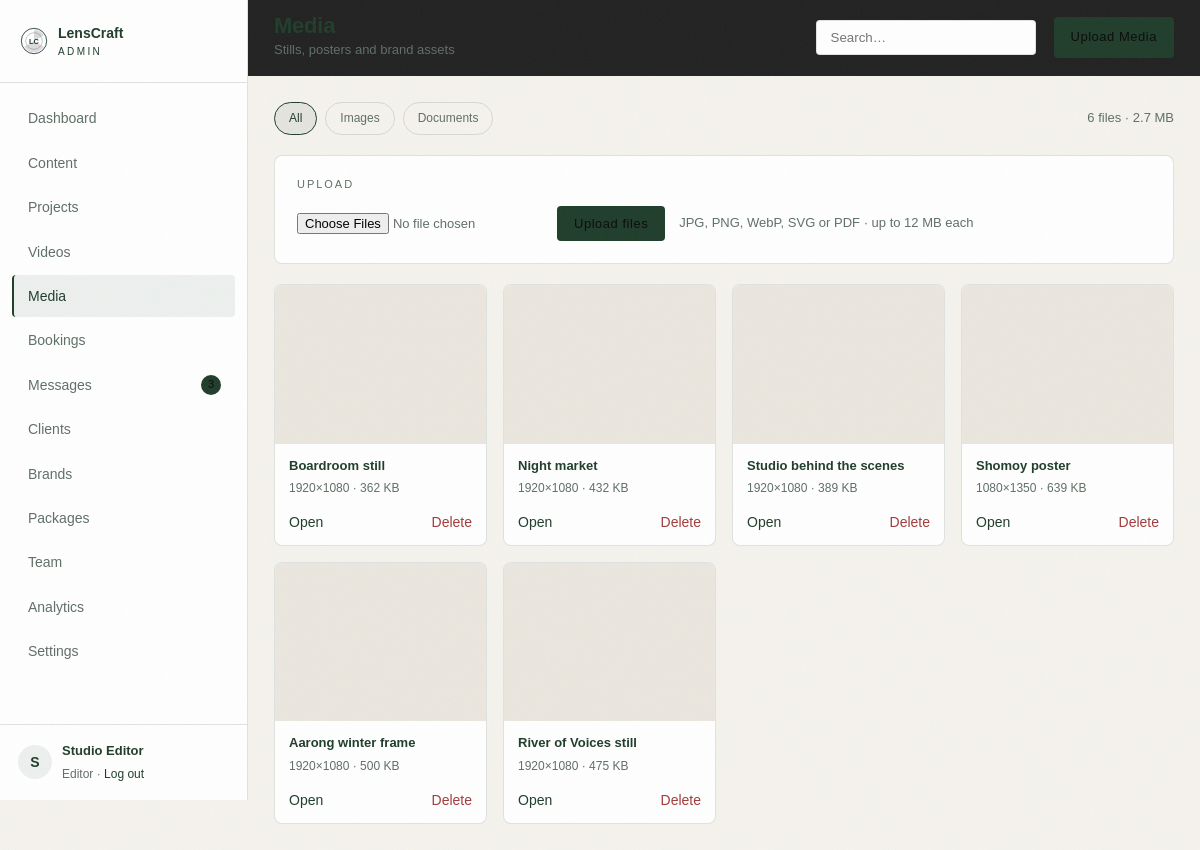
The app's page /admin/media (signed in) with its own data.
### tables this page shows
CREATE TABLE IF NOT EXISTS users (
  id            INT UNSIGNED NOT NULL AUTO_INCREMENT,
  name          VARCHAR(120) NOT NULL,
  email         VARCHAR(160) NOT NULL,
  password_hash VARCHAR(255) NOT NULL,
  role          ENUM('owner','editor') NOT NULL DEFAULT 'editor',
  phone         VARCHAR(40)  NULL,
  last_login_at DATETIME     NULL,
  created_at    DATETIME     NOT NULL DEFAULT CURRENT_TIMESTAMP,
  PRIMARY KEY (id),
  UNIQUE KEY uniq_users_email (email)
);

CREATE TABLE IF NOT EXISTS media (
  id         INT UNSIGNED NOT NULL AUTO_INCREMENT,
  title      VARCHAR(160) NULL,
  alt        VARCHAR(200) NULL,
  filename   VARCHAR(200) NOT NULL,
  path       VARCHAR(255) NOT NULL,
  mime       VARCHAR(100) NOT NULL,
  type       ENUM('image','video','doc') NOT NULL DEFAULT 'image',
  width      INT UNSIGNED NOT NULL DEFAULT 0,
  height     INT UNSIGNED NOT NULL DEFAULT 0,
  size_bytes BIGINT UNSIGNED NOT NULL DEFAULT 0,
  created_at DATETIME NOT NULL DEFAULT CURRENT_TIMESTAMP,
  PRIMARY KEY (id),
  KEY idx_media_type (type)
);

### app/Controllers/Controller.php (called while the page is built, shortened)
<?php
abstract class Controller
{
    protected function admin(string $template, array $data = []): void
    {
        $data['user'] = Auth::user();
        $data['settings'] = Settings::all();
        render($template, $data, 'admin');
    }
}

### app/Controllers/Admin/MediaController.php (called while the page is built, shortened)
<?php
class MediaController extends Controller
{
    public function index(): void
    {
        $type = (string) request('type', '');
        $search = (string) request('q', '');
        $this->admin('admin.media.index', [
            'pageTitle'    => 'Media',
            'pageSubtitle' => 'Stills, posters and brand assets',
            'actionLabel'  => 'Upload Media',
            'actionUrl'    => '#upload',
            'activeNav'    => 'media',
            'items'        => MediaAsset::filtered($type, $search),
            'stats'        => MediaAsset::stats(),
            'type'         => $type,
            'search'       => $search,
        ]);
    }
}

### public/index.php (called while the page is built, shortened)
<?php
require __DIR__ . '/../app/bootstrap.php';
$router = new Router();
$path = parse_url($_SERVER['REQUEST_URI'] ?? '/', PHP_URL_PATH) ?: '/';
try {
    $router->dispatch($_SERVER['REQUEST_METHOD'] ?? 'GET', $path);
} catch (Throwable $e) {
    if (config('app_debug')) {
        http_response_code(500);
        echo '<pre style="background:#0B0B0B;color:#F5F5F5;padding:24px;font:13px/1.6 monospace">';
        echo e($e->getMessage()) . "\n\n" . e($e->getTraceAsString());
        echo '</pre>';
        exit;
    }
    error_log($e->getMessage());
    http_response_code(500);
    echo view('site.500', [], 'site');
}

### app/config.php (called while the page is built)
<?php
return array_merge([
    'app_name'    => 'LensCraft Production',
    'app_env'     => 'local',
    'app_debug'   => true,
    'base_url'    => '',
    'db' => [
        'host'    => '127.0.0.1',
        'port'    => 3306,
        'name'    => 'lenscraft',
        'user'    => 'root',
        'pass'    => '',
        'charset' => 'utf8mb4',
    ],
    'uploads' => [
        'video_dir'   => __DIR__ . '/../public/uploads/videos',
        'image_dir'   => __DIR__ . '/../public/uploads/images',
        'thumb_dir'   => __DIR__ . '/../public/uploads/thumbs',
        'temp_dir'    => __DIR__ . '/../storage/temp',
        'max_video'   => 2 * 1024 * 1024 * 1024,
        'max_image'   => 12 * 1024 * 1024,
        'chunk_size'  => 4 * 1024 * 1024,
        'video_types' => ['video/mp4', 'video/quicktime', 'video/x-matroska', 'video/webm'],
        'image_types' => ['image/jpeg', 'image/png', 'image/webp', 'image/gif', 'image/svg+xml'],
        'doc_types'   => ['application/pdf', 'text/plain'],
    ],
    'session_name' => 'lenscraft_admin',
    'timezone'     => 'Asia/Dhaka',
], file_exists(__DIR__ . '/config.local.php') ? require __DIR__ . '/config.local.php' : []);

### app/Support/Database.php (called while the page is built, shortened)
<?php
class Database
{
    private static ?PDO $pdo = null;
    public static function pdo(): PDO
    {
        if (self::$pdo instanceof PDO) {
            return self::$pdo;
        }
        $cfg = config('db');
        $dsn = sprintf('mysql:host=%s;port=%d;dbname=%s;charset=%s', $cfg['host'], $cfg['port'], $cfg['name'], $cfg['charset']);
        try {
            self::$pdo = new PDO($dsn, $cfg['user'], $cfg['pass'], [
                PDO::ATTR_ERRMODE            => PDO::ERRMODE_EXCEPTION,
                PDO::ATTR_DEFAULT_FETCH_MODE => PDO::FETCH_ASSOC,
                PDO::ATTR_EMULATE_PREPARES   => false,
            ]);
        } catch (PDOException $e) {
            throw new RuntimeException(
                'Database connection failed. Start MySQL in XAMPP and import database/schema.sql. (' . $e->getMessage() . ')',
                0,
                $e
            );
        }
        return self::$pdo;
    }
    public static function run(string $sql, array $params = []): PDOStatement
    {
        $stmt = self::pdo()->prepare($sql);
        $stmt->execute($params);
        return $stmt;
    }
    public static function all(string $sql, array $params = []): array
    {
        return self::run($sql, $params)->fetchAll();
    }
    public static function first(string $sql, array $params = []): ?array
    {
        $row = self::run($sql, $params)->fetch();
        return $row === false ? null : $row;
    }
    public static function value(string $sql, array $params = [], mixed $default = null): mixed
    {
        $value = self::run($sql, $params)->fetchColumn();
        return $value === false ? $default : $value;
    }
}

### app/Models/MediaAsset.php (called while the page is built, shortened)
<?php
class MediaAsset
{
    public static function filtered(string $type = '', string $search = ''): array
    {
        $sql = 'SELECT * FROM media WHERE 1 = 1';
        $params = [];
        $sql .= ' ORDER BY created_at DESC, id DESC';
        return Database::all($sql, $params);
    }
}

### app/bootstrap.php (called while the page is built, shortened)
<?php
require __DIR__ . '/helpers.php';
spl_autoload_register(static function (string $class): void {
    $relative = str_replace('\\', DIRECTORY_SEPARATOR, substr($class, 4));
    $file = __DIR__ . DIRECTORY_SEPARATOR . $relative . '.php';
});

### app/Models/Message.php (called while the page is built, shortened)
<?php
class Message
{
    public static function unreadCount(): int
    {
        return (int) Database::value('SELECT COUNT(*) FROM messages WHERE status = "unread"', [], 0);
    }
}

### app/Support/Auth.php (called while the page is built, shortened)
<?php
class Auth
{
    public static function user(): ?array
    {
        static $cached = null;
        if ($cached === null) {
            $cached = Database::first('SELECT * FROM users WHERE id = ? LIMIT 1', [$_SESSION['user_id']]);
        }
        return $cached;
    }
}

### app/Views/admin/media/index.php (the view, shortened to what this page needs)
<div class="toolbar">
    <div class="chips">
        <?php foreach (['' => 'All', 'image' => 'Images', 'doc' => 'Documents'] as $key => $label): ?>
            <a class="chip <?= $type === $key ? 'is-active' : '' ?>" href="<?= url('/admin/media') ?><?= $key ? '?type=' . $key : '' ?>"><?= e($label) ?></a>
        <?php endforeach; ?>
    </div>
    <span class="muted"><?= number_format($stats['count']) ?> files · <?= e(human_size($stats['storage'])) ?></span>
</div>
<article class="card" id="upload">
    <h2 class="card__label">UPLOAD</h2>
    <form method="post" action="<?= url('/admin/media') ?>" enctype="multipart/form-data" class="media-upload">
        <input type="file" name="files[]" multiple accept="image/*,application/pdf" required>
        <button class="btn btn--primary btn--sm" type="submit">Upload files</button>
        <span class="muted">JPG, PNG, WebP, SVG or PDF · up to <?= e(human_size((int) config('uploads')['max_image'])) ?> each</span>
    </form>
</article>
<div class="media-grid">
    <?php foreach ($items as $item): ?>
        <figure class="media-card">
            <div class="media-card__thumb" style="background-image:url(<?= e(uploaded($item['path'])) ?>)">
            </div>
            <figcaption>
                <strong><?= e($item['title'] ?: $item['filename']) ?></strong>
                <small><?= e($item['width'] ? $item['width'] . '×' . $item['height'] : strtoupper((string) $item['type'])) ?> · <?= e(human_size((int) $item['size_bytes'])) ?></small>
            </figcaption>
            <div class="media-card__actions">
                <a class="link" href="<?= e(uploaded($item['path'])) ?>" target="_blank" rel="noopener">Open</a>
                <form method="post" action="<?= url('/admin/media/' . $item['id'] . '/delete') ?>" data-confirm="Delete this file?">
                    <button class="link link--danger" type="submit">Delete</button>
                </form>
            </div>
        </figure>
    <?php endforeach; ?>
</div>

### app/Support/Router.php (shortened to what this page needs)
<?php
class Router
{
    private array $routes = ['GET' => [], 'POST' => []];
    private function add(string $method, string $path, callable|string $handler): void
    {
        $params = [];
        $pattern = preg_replace_callback('~\{(\w+)\}~', static function (array $m) use (&$params): string {
            $params[] = $m[1];
            return '([^/]+)';
        }, '/' . trim($path, '/'));
        $this->routes[$method][] = [
            'pattern' => '~^' . rtrim((string) $pattern, '/') . '/?$~',
            'handler' => $handler,
            'params'  => $params,
        ];
    }
    public function dispatch(string $method, string $path): void
    {
        $path = '/' . trim($path, '/');
        $method = $method === 'POST' ? 'POST' : 'GET';
        foreach ($this->routes[$method] as $route) {
            if (preg_match($route['pattern'], $path, $matches)) {
                array_shift($matches);
                $this->call($route['handler'], $matches);
                return;
            }
        }
    }
    private function call(callable|string $handler, array $args): void
    {
        if (is_string($handler)) {
            [$class, $method] = explode('@', $handler);
            $controller = new $class();
            $controller->{$method}(...$args);
            return;
        }
    }
}

### app/Views/layouts/admin.php (shortened to what this page needs)
<?php
$user = $user ?? [];
$activeNav = $activeNav ?? '';
$unread = Message::unreadCount();
$navItems = [
    ['key' => 'dashboard', 'label' => 'Dashboard', 'url' => url('/admin')],
    ['key' => 'content',   'label' => 'Content',   'url' => url('/admin/content')],
    ['key' => 'projects',  'label' => 'Projects',  'url' => url('/admin/projects')],
    ['key' => 'videos',    'label' => 'Videos',    'url' => url('/admin/videos')],
    ['key' => 'media',     'label' => 'Media',     'url' => url('/admin/media')],
    ['key' => 'bookings',  'label' => 'Bookings',  'url' => url('/admin/bookings')],
    ['key' => 'messages',  'label' => 'Messages',  'url' => url('/admin/messages'), 'badge' => $unread],
    ['key' => 'clients',   'label' => 'Clients',   'url' => url('/admin/clients')],
    ['key' => 'brands',    'label' => 'Brands',    'url' => url('/admin/brands')],
    ['key' => 'packages',  'label' => 'Packages',  'url' => url('/admin/packages')],
    ['key' => 'team',      'label' => 'Team',      'url' => url('/admin/team')],
    ['key' => 'analytics', 'label' => 'Analytics', 'url' => url('/admin/analytics')],
    ['key' => 'settings',  'label' => 'Settings',  'url' => url('/admin/settings')],
];
?>
<!doctype html>
<html lang="en">
<head>
    <link rel="stylesheet" href="<?= asset('css/site.css') ?>">
    <link rel="stylesheet" href="<?= asset('css/admin.css') ?>">
</head>
<body class="admin">
<aside class="sidebar" id="sidebar">
    <a class="sidebar__brand" href="<?= url('/admin') ?>">
        <img src="<?= asset('img/logo.svg') ?>" alt="" width="28" height="28">
        <span>LensCraft<small>ADMIN</small></span>
    </a>
    <nav class="sidebar__nav">
        <?php foreach ($navItems as $item): ?>
            <a href="<?= $item['url'] ?>" class="<?= $activeNav === $item['key'] ? 'is-active' : '' ?>">
                <?= e($item['label']) ?>
                <?php if (!empty($item['badge'])): ?><i class="dot"><?= (int) $item['badge'] ?></i><?php endif; ?>
            </a>
        <?php endforeach; ?>
    </nav>
    <div class="sidebar__user">
        <span class="avatar"><?= e(mb_substr($user['name'] ?? 'A', 0, 1)) ?></span>
        <div>
            <strong><?= e($user['name'] ?? 'Admin') ?></strong>
            <small><?= e(ucfirst($user['role'] ?? 'editor')) ?> · <a href="<?= url('/admin/logout') ?>">Log out</a></small>
        </div>
    </div>
</aside>
<div class="main">
    <header class="topbar">
        <div class="topbar__title">
            <h1><?= e($pageTitle ?? 'Dashboard') ?></h1>
            <p><?= e($pageSubtitle ?? '') ?></p>
        </div>
        <form class="topbar__search" method="get" action="<?= e(strtok($_SERVER['REQUEST_URI'] ?? url('/admin'), '?')) ?>">
            <input type="search" name="q" value="<?= e((string) request('q', '')) ?>" placeholder="Search…">
        </form>
        <?php if (!empty($actionLabel)): ?>
            <a class="btn btn--primary btn--sm" href="<?= e($actionUrl ?? '#') ?>"><?= e($actionLabel) ?></a>
        <?php endif; ?>
    </header>
    <div class="content">
        <?= $content ?>
    </div>
</div>
</body>
</html>

### public/assets/css/site.css (style rules this page uses)
:root { --bg: #F5F3ED; --surface: #FFFFFF; --surface-2: #EBE7DF; --border: rgba(31, 61, 43, 0.14); --text: #1F3D2B; --muted: #5F6F66; --accent: #1F3D2B; --accent-2: #301F3D; --accent-soft: rgba(31, 61, 43, 0.08); --danger: #A33B3B; --radius: 4px; --radius-lg: 8px; --maxw: 1200px; --nav-h: 76px; --font-display: 'Handel Gothic', 'Arial Narrow', 'Franklin Gothic Medium', sans-serif; --font-body: 'Handel Gothic', 'Arial Narrow', 'Franklin Gothic Medium', sans-serif; }
* { box-sizing: border-box; }
html { scroll-behavior: smooth; }
body { margin: 0; background: radial-gradient(90% 60% at 0% 0%, rgba(48, 31, 61, 0.06), transparent 55%), radial-gradient(70% 50% at 100% 10%, rgba(31, 61, 43, 0.07), transparent 50%), var(--bg); color: var(--text); font-family: var(--font-body); font-size: 16px; line-height: 1.7; font-weight: 400; -webkit-font-smoothing: antialiased; }
h1, h2, h3, h4 { font-family: var(--font-display); font-weight: 700; line-height: 1.1; letter-spacing: -0.02em; margin: 0 0 12px; }
h1 { font-size: clamp(40px, 7vw, 88px); }
h2 { font-size: clamp(28px, 4vw, 48px); }
p { margin: 0 0 16px; }
a { color: inherit; text-decoration: none; }
img { max-width: 100%; display: block; }
.muted { color: var(--muted); font-size: 14px; }
.btn { display: inline-flex; align-items: center; justify-content: center; gap: 8px; padding: 15px 30px; border-radius: var(--radius); border: 1px solid transparent; font-family: var(--font-body); font-size: 14px; font-weight: 500; letter-spacing: 0.04em; cursor: pointer; transition: transform 0.18s ease, background 0.18s ease, border-color 0.18s ease, color 0.18s ease; }
.btn--primary { background: var(--accent); color: #F5F3ED; }
.btn--sm { padding: 11px 20px; font-size: 13px; }
.chip { border: 1px solid var(--border); border-radius: 999px; padding: 8px 18px; font-size: 13px; color: var(--muted); transition: all 0.18s ease; }
.chip.is-active { background: var(--accent-soft); border-color: var(--accent); color: var(--accent); }
body { counter-reset: sec; }
body::after { content: ''; position: fixed; inset: 0; z-index: 100; pointer-events: none; opacity: 0.05; }

### records on screen
users: name "S", name "Studio Editor", role "Editor"
media: title "Boardroom still", width+height "1920×1080", size_bytes "362 KB"
media: title "Night market", width+height "1920×1080", size_bytes "432 KB"
media: title "Studio behind the scenes", width+height "1920×1080", size_bytes "389 KB"
media: title "Shomoy poster", width+height "1080×1350", size_bytes "639 KB"
media: title "Aarong winter frame", width+height "1920×1080", size_bytes "500 KB"
media: title "River of Voices still", width+height "1920×1080", size_bytes "475 KB"

### other values on screen
$item['label'] "Dashboard"
$item['label'] "Content"
$item['label'] "Projects"
$item['label'] "Videos"
$item['label'] "Media"
$item['label'] "Bookings"
$item['label'] "Messages"
$item['badge'] "3"
$item['label'] "Clients"
$item['label'] "Brands"
$item['label'] "Packages"
$item['label'] "Team"
$item['label'] "Analytics"
$item['label'] "Settings"
$label "All"
